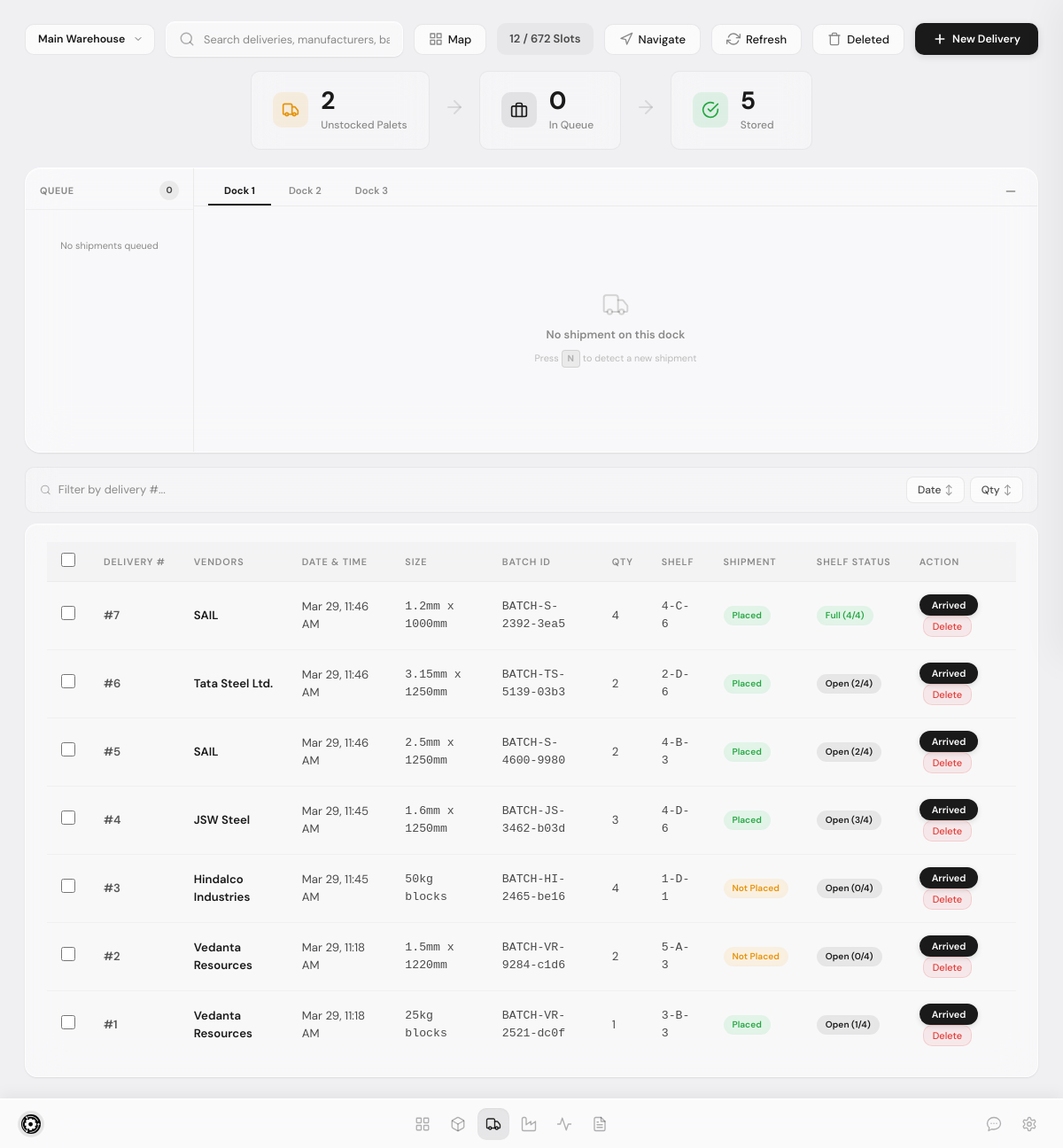
The app's page /delivery/ with its own data.
### dashboard/models.py (models this page shows, shortened)
class Delivery(models.Model):
    STATUS_CHOICES = [('pending', 'Pending'), ('stored', 'Stored'), ('deleted', 'Deleted')]
    manufacturer = models.CharField(max_length=200)
    date = models.DateField()
    size = models.CharField(max_length=100)
    batch_id = models.CharField(max_length=50, unique=True)
    quantity = models.CharField(max_length=50)
    shelf_id = models.CharField(max_length=20)
    status = models.CharField(max_length=20, choices=STATUS_CHOICES, default='pending')
    warehouse = models.ForeignKey('Warehouse', null=True, blank=True, on_delete=models.CASCADE, related_name='deliveries')
    material = models.ForeignKey(Material, null=True, blank=True, on_delete=models.SET_NULL)
    delete_reason = models.TextField(blank=True, default='')
    created_at = models.DateTimeField(auto_now_add=True)
    class Meta:
        ordering = ['-date', '-id']

### dashboard/views.py (the view)
# urls.py: path('delivery/', views.delivery, name='delivery'),
def delivery(request):
    warehouse, wh_ctx = _warehouse_context(request)
    cfg = _get_warehouse_config(warehouse)
    d_qs = Delivery.objects.select_related('material').exclude(status='deleted')
    if warehouse:
        d_qs = d_qs.filter(warehouse=warehouse)
    delivery_list = []
    for d in d_qs:
        slot_qs = ShelfSlot.objects.filter(delivery=d, is_occupied=True)
        pallets_stored = slot_qs.count()
        try:
            pallets_needed = int(''.join(c for c in d.quantity if c.isdigit()))
        except (ValueError, IndexError):
            pallets_needed = 1
        shelf_occ_qs = ShelfSlot.objects.filter(shelf_id=d.shelf_id, is_occupied=True)
        if warehouse:
            shelf_occ_qs = shelf_occ_qs.filter(warehouse=warehouse)
        shelf_occupied = shelf_occ_qs.count()
        delivery_list.append({
            'id': d.id,
            'manufacturer': d.manufacturer,
            'date': str(d.date),
            'created_at': d.created_at.strftime('%b %d, %I:%M %p') if d.created_at else str(d.date),
            'size': d.size,
            'batch_id': d.batch_id,
            'quantity': d.quantity,
            'shelf_id': d.shelf_id,
            'status': d.status,
            'pallets_stored': pallets_stored,
            'pallets_needed': pallets_needed,
            'shelf_occupied': shelf_occupied,
            'shelf_full': shelf_occupied >= cfg['slots_per_shelf'],
            'material_id': d.material.id if d.material else None,
            'material_name': d.material.name if d.material else '',
        })
    total_slots = len(cfg['sectors']) * len(cfg['units']) * cfg['shelves_per_unit'] * cfg['slots_per_shelf']
    occ_qs = ShelfSlot.objects.filter(is_occupied=True, delivery__isnull=False)
    pend_qs = Delivery.objects.filter(status='pending')
    stor_qs = Delivery.objects.filter(status='stored')
    if warehouse:
        occ_qs = occ_qs.filter(warehouse=warehouse)
        pend_qs = pend_qs.filter(warehouse=warehouse)
        stor_qs = stor_qs.filter(warehouse=warehouse)
    occupied_slots = occ_qs.count()
    context = {
        'active_tab': 'delivery',
        'slots_per_shelf': cfg['slots_per_shelf'],
        'deliveries': delivery_list,
        'total_slots': total_slots,
        'occupied_slots': occupied_slots,
        'available_slots': total_slots - occupied_slots,
        'pending_count': pend_qs.count(),
        'stored_count': stor_qs.count(),
        **wh_ctx,
    }
    return render(request, 'dashboard/delivery.html', context)

### templates/dashboard/delivery.html (shortened to what this page needs)
{% extends "base.html" %}
{% load static %}
{% block content %}
<div class="delivery-toolbar">
    <select id="warehouseSelector" class="warehouse-select" onchange="switchWarehouse(this.value)">
        {% for wh in warehouses %}
        <option value="{{ wh.id }}" {% if wh.id == current_warehouse.id %}selected{% endif %}>{{ wh.name }}</option>
        {% endfor %}
    </select>
    <div class="content-search">
        <svg width="18" height="18" viewBox="0 0 24 24" fill="none" stroke="rgba(0,0,0,0.3)" stroke-width="2" stroke-linecap="round" stroke-linejoin="round"><circle cx="11" cy="11" r="8"/><line x1="21" y1="21" x2="16.65" y2="16.65"/></svg>
        <input type="text" placeholder="Search deliveries, manufacturers, batches..." id="searchInput">
    </div>
    <button class="btn-toolbar-action" onclick="openWarehouseMap()">
        <svg width="16" height="16" viewBox="0 0 24 24" fill="none" stroke="currentColor" stroke-width="2" stroke-linecap="round" stroke-linejoin="round"><rect x="3" y="3" width="7" height="7"/><rect x="14" y="3" width="7" height="7"/><rect x="14" y="14" width="7" height="7"/><rect x="3" y="14" width="7" height="7"/></svg>
        Map
    </button>
    <span class="toolbar-capacity" id="toolbarCapacity">{{ occupied_slots }} / {{ total_slots }} Slots</span>
    <button class="btn-toolbar-action" onclick="navigateRoute()">
        <svg width="16" height="16" viewBox="0 0 24 24" fill="none" stroke="currentColor" stroke-width="2" stroke-linecap="round" stroke-linejoin="round"><polygon points="3 11 22 2 13 21 11 13 3 11"/></svg>
        Navigate
    </button>
    <button class="btn-toolbar-action" onclick="refreshTable()">
        <svg width="16" height="16" viewBox="0 0 24 24" fill="none" stroke="currentColor" stroke-width="2" stroke-linecap="round" stroke-linejoin="round"><polyline points="23 4 23 10 17 10"/><polyline points="1 20 1 14 7 14"/><path d="M3.51 9a9 9 0 0 1 14.85-3.36L23 10M1 14l4.64 4.36A9 9 0 0 0 20.49 15"/></svg>
        Refresh
    </button>
    <button class="btn-toolbar-action" onclick="showDeletedShipments()">
        <svg width="16" height="16" viewBox="0 0 24 24" fill="none" stroke="currentColor" stroke-width="2" stroke-linecap="round" stroke-linejoin="round"><polyline points="3 6 5 6 21 6"/><path d="M19 6v14a2 2 0 0 1-2 2H7a2 2 0 0 1-2-2V6m3 0V4a2 2 0 0 1 2-2h4a2 2 0 0 1 2 2v2"/></svg>
        Deleted
    </button>
    <button class="btn-add-delivery" onclick="triggerNewShipment()">
        <svg width="16" height="16" viewBox="0 0 24 24" fill="none" stroke="currentColor" stroke-width="2.5" stroke-linecap="round" stroke-linejoin="round"><line x1="12" y1="5" x2="12" y2="19"/><line x1="5" y1="12" x2="19" y2="12"/></svg>
        New Delivery
    </button>
</div>
<div class="delivery-stats-row">
    <div class="delivery-stat-card glass-subtle">
        <div class="delivery-stat-icon stat-pending">
        </div>
        <div class="delivery-stat-content">
            <span class="delivery-stat-value" data-count="{{ pending_count }}">{{ pending_count }}</span>
            <span class="delivery-stat-label">Unstocked Palets</span>
        </div>
    </div>
    <div class="delivery-stat-arrow">
        <svg width="24" height="24" viewBox="0 0 24 24" fill="none" stroke="rgba(0,0,0,0.2)" stroke-width="2" stroke-linecap="round" stroke-linejoin="round"><line x1="5" y1="12" x2="19" y2="12"/><polyline points="12 5 19 12 12 19"/></svg>
    </div>
    <div class="delivery-stat-card glass-subtle">
        <div class="delivery-stat-icon stat-queue">
            <svg width="20" height="20" viewBox="0 0 24 24" fill="none" stroke="currentColor" stroke-width="2" stroke-linecap="round" stroke-linejoin="round"><rect x="2" y="7" width="20" height="14" rx="2" ry="2"/><path d="M16 21V5a2 2 0 0 0-2-2h-4a2 2 0 0 0-2 2v16"/></svg>
        </div>
        <div class="delivery-stat-content">
            <span class="delivery-stat-value" id="queueCountStat">0</span>
            <span class="delivery-stat-label">In Queue</span>
        </div>
    </div>
    <div class="delivery-stat-arrow">
        <svg width="24" height="24" viewBox="0 0 24 24" fill="none" stroke="rgba(0,0,0,0.2)" stroke-width="2" stroke-linecap="round" stroke-linejoin="round"><line x1="5" y1="12" x2="19" y2="12"/><polyline points="12 5 19 12 12 19"/></svg>
    </div>
    <div class="delivery-stat-card glass-subtle">
        <div class="delivery-stat-icon stat-done">
            <svg width="20" height="20" viewBox="0 0 24 24" fill="none" stroke="currentColor" stroke-width="2" stroke-linecap="round" stroke-linejoin="round"><path d="M22 11.08V12a10 10 0 1 1-5.93-9.14"/><polyline points="22 4 12 14.01 9 11.01"/></svg>
        </div>
        <div class="delivery-stat-content">
            <span class="delivery-stat-value" data-count="{{ stored_count }}">{{ stored_count }}</span>
            <span class="delivery-stat-label">Stored</span>
        </div>
    </div>
</div>
<div class="dock-card glass" id="dockCard">
    <div class="dock-card-inner">
        <div class="dock-queue-panel">
            <div class="dock-queue-header">
                <span class="dock-queue-title">Queue</span>
                <span class="dock-queue-badge" id="queueBadge">0</span>
            </div>
            <div class="dock-queue-list" id="queueList">
                <div class="dock-queue-empty" id="queueEmpty">No shipments queued</div>
            </div>
        </div>
        <div class="dock-info-panel">
            <div class="dock-tabs-bar">
                <div class="dock-tabs" id="dockTabs">
                    {% for dock_num in dock_range %}
                    <button class="dock-tab {% if dock_num == 1 %}active{% endif %}" data-dock="{{ dock_num }}" onclick="switchDock({{ dock_num }})">
                        Dock {{ dock_num }}
                    </button>
                    {% endfor %}
                </div>
                <button class="dock-minimize-btn" onclick="toggleDockCard()" title="Minimize">
                    <svg width="16" height="16" viewBox="0 0 24 24" fill="none" stroke="currentColor" stroke-width="2" stroke-linecap="round" stroke-linejoin="round"><line x1="5" y1="12" x2="19" y2="12"/></svg>
                </button>
            </div>
            <div class="dock-step-content" id="dockStepContent">
                <div class="dock-empty-state" id="dockEmptyState">
                    <p>No shipment on this dock</p>
                    <span>Press <kbd>N</kbd> to detect a new shipment</span>
                </div>
            </div>
        </div>
    </div>
</div>
<div class="filter-bar glass-subtle">
    <div class="filter-search">
        <svg width="14" height="14" viewBox="0 0 24 24" fill="none" stroke="rgba(0,0,0,0.3)" stroke-width="2" stroke-linecap="round" stroke-linejoin="round"><circle cx="11" cy="11" r="8"/><line x1="21" y1="21" x2="16.65" y2="16.65"/></svg>
        <input type="text" id="filterDeliveryNum" placeholder="Filter by delivery #..." class="filter-input" oninput="filterByDelivery()">
    </div>
    <div class="filter-toggles">
        <button class="filter-toggle" onclick="toggleSort('date')">
            Date <span class="filter-arrow" id="arrowDate">↕</span>
        </button>
        <button class="filter-toggle" onclick="toggleSort('quantity')">
            Qty <span class="filter-arrow" id="arrowQty">↕</span>
        </button>
    </div>
</div>
<div class="table-container">
    <table class="data-table" id="deliveryTable">
        <thead>
            <tr>
                <th style="width:32px;"><input type="checkbox" id="selectAllCheckbox" onchange="toggleSelectAll(this)"></th>
                <th>Delivery #</th>
                <th>Vendors</th>
                <th>Date & Time</th>
                <th>Size</th>
                <th>Batch ID</th>
                <th>Qty</th>
                <th>Shelf</th>
                <th>Shipment</th>
                <th>Shelf Status</th>
                <th>Action</th>
            </tr>
        </thead>
        <tbody>
            {% for d in deliveries %}
            <tr data-shelf="{{ d.shelf_id }}" data-delivery-id="{{ d.id }}">
                <td><input type="checkbox" class="row-checkbox" value="{{ d.id }}" onchange="updateBulkActions()"></td>
                <td class="cell-id">#{{ d.id }}</td>
                <td class="cell-name">{{ d.manufacturer }}</td>
                <td>{{ d.created_at }}</td>
                <td class="cell-mono">{{ d.size }}</td>
                <td class="cell-mono">{{ d.batch_id }}</td>
                <td>{{ d.quantity }}</td>
                <td class="cell-mono">{{ d.shelf_id }}</td>
                <td>
                    {% if d.status == 'stored' %}
                    <span class="status-badge shipment-status placed">Placed</span>
                    {% else %}
                    <span class="status-badge shipment-status not-placed">Not Placed</span>
                    {% endif %}
                </td>
                <td>
                    {% if d.shelf_full %}
                    <span class="status-badge shelf-status shelf-full-badge">Full ({{ d.shelf_occupied }}/4)</span>
                    {% else %}
                    <span class="status-badge shelf-status shelf-open-badge">Open ({{ d.shelf_occupied }}/4)</span>
                    {% endif %}
                </td>
                <td>
                    <button class="btn-arrived" onclick="Shelf3D.open('{{ d.shelf_id }}')">Arrived</button>
                    <button class="btn-delete-delivery" onclick="showDeleteModal({{ d.id }})">Delete</button>
                </td>
            </tr>
            {% endfor %}
        </tbody>
    </table>
</div>
{% endblock %}

### templates/base.html (shortened to what this page needs)
{% load static %}
<!DOCTYPE html>
<html lang="en">
<head>
    <script src="https://cdn.tailwindcss.com"></script>
    <link rel="stylesheet" href="{% static 'css/style.css' %}">
</head>
<body>
    <nav class="bottombar" id="bottombar">
        <div class="bottombar-left">
            <a href="{% url 'dashboard:index' %}">
                <img src="{% static 'images/Logo.png' %}" alt="Stremet" class="logo-img">
            </a>
        </div>
        <div class="bottombar-nav">
            <a href="{% url 'dashboard:index' %}" class="nav-icon {% if active_tab == 'dashboard' or not active_tab %}active{% endif %}" title="Dashboard">
            </a>
            <a href="{% url 'dashboard:materials' %}" class="nav-icon {% if active_tab == 'materials' %}active{% endif %}" title="Materials">
            </a>
            <a href="{% url 'dashboard:delivery' %}" class="nav-icon {% if active_tab == 'delivery' %}active{% endif %}" title="Delivery">
            </a>
            <a href="{% url 'dashboard:manufacturing' %}" class="nav-icon {% if active_tab == 'manufacturing' %}active{% endif %}" title="Manufacturing">
                <svg width="18" height="18" viewBox="0 0 24 24" fill="none" stroke="currentColor" stroke-width="1.8" stroke-linecap="round" stroke-linejoin="round"><path d="M2 20a2 2 0 0 0 2 2h16a2 2 0 0 0 2-2V8l-7 5V8l-7 5V4a2 2 0 0 0-2-2H4a2 2 0 0 0-2 2Z"/></svg>
            </a>
            <a href="{% url 'dashboard:health' %}" class="nav-icon {% if active_tab == 'health' %}active{% endif %}" title="Machine Health">
                <svg width="18" height="18" viewBox="0 0 24 24" fill="none" stroke="currentColor" stroke-width="1.8" stroke-linecap="round" stroke-linejoin="round"><polyline points="22 12 18 12 15 21 9 3 6 12 2 12"/></svg>
            </a>
            <a href="{% url 'dashboard:logs' %}" class="nav-icon {% if active_tab == 'logs' %}active{% endif %}" title="Logs">
                <svg width="18" height="18" viewBox="0 0 24 24" fill="none" stroke="currentColor" stroke-width="1.8" stroke-linecap="round" stroke-linejoin="round"><path d="M14 2H6a2 2 0 0 0-2 2v16a2 2 0 0 0 2 2h12a2 2 0 0 0 2-2V8Z"/><path d="M14 2v6h6"/><path d="M16 13H8"/><path d="M16 17H8"/><path d="M10 9H8"/></svg>
            </a>
        </div>
        <div class="bottombar-right">
            <button id="aiChatToggle" class="nav-icon" title="AI Assistant">
            </button>
            <a href="{% url 'dashboard:settings' %}" class="nav-icon {% if active_tab == 'settings' %}active{% endif %}" title="Settings">
            </a>
        </div>
    </nav>
    <div class="main-wrapper">
        <main class="content">
            {% block content %}{% endblock %}
        </main>
    </div>
</body>
</html>

### records on screen
Delivery: manufacturer "SAIL", size "1.2mm x 1000mm", batch_id "BATCH-S-2392-3ea5", shelf_id "4-C-6"
Delivery: manufacturer "Tata Steel Ltd.", size "3.15mm x 1250mm", batch_id "BATCH-TS-5139-03b3", shelf_id "2-D-6"
Delivery: manufacturer "SAIL", size "2.5mm x 1250mm", batch_id "BATCH-S-4600-9980", shelf_id "4-B-3"
Delivery: manufacturer "JSW Steel", size "1.6mm x 1250mm", batch_id "BATCH-JS-3462-b03d", shelf_id "4-D-6"
Delivery: manufacturer "Hindalco Industries", size "50kg blocks", batch_id "BATCH-HI-2465-be16", shelf_id "1-D-1"
Delivery: manufacturer "Vedanta Resources", size "1.5mm x 1220mm", batch_id "BATCH-VR-9284-c1d6", shelf_id "5-A-3"
Delivery: manufacturer "Vedanta Resources", size "25kg blocks", batch_id "BATCH-VR-2521-dc0f", shelf_id "3-B-3"

### other values on screen
{{ pending_count }} "2"
{{ stored_count }} "5"
{{ dock_num }} "1" "2" "3"
{{ d.id }} "7" "6" "5" "4" "3" "2" "1"
{{ d.created_at }} "Mar 29, 11:46 AM" "Mar 29, 11:46 AM" "Mar 29, 11:46 AM" "Mar 29, 11:45 AM" "Mar 29, 11:45 AM" "Mar 29, 11:18 AM" "Mar 29, 11:18 AM"
{{ d.quantity }} "4" "2" "2" "3" "4" "2" "1"
form field value "Main Warehouse"
